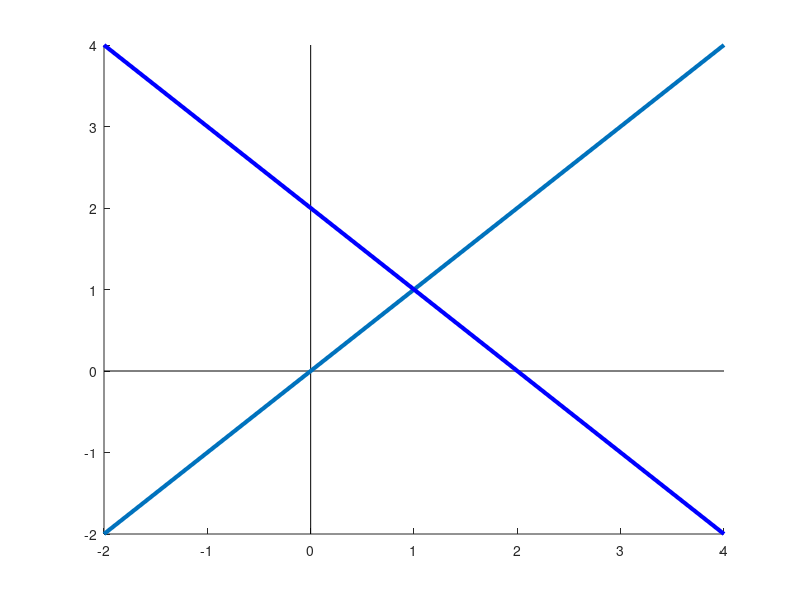

Source code (MATLAB):
function threeplots()
    independent()
end

function independent()
    figure
    axis([-2 4 -2 4])
    hold on
    plot(xlim,[0 0],'k')
    plot([0 0],ylim,'k')
    plot([-2 4],[-2,4],'LineWidth',3)
    plot([-2 4],[4 -2],'b','LineWidth',3)
end
